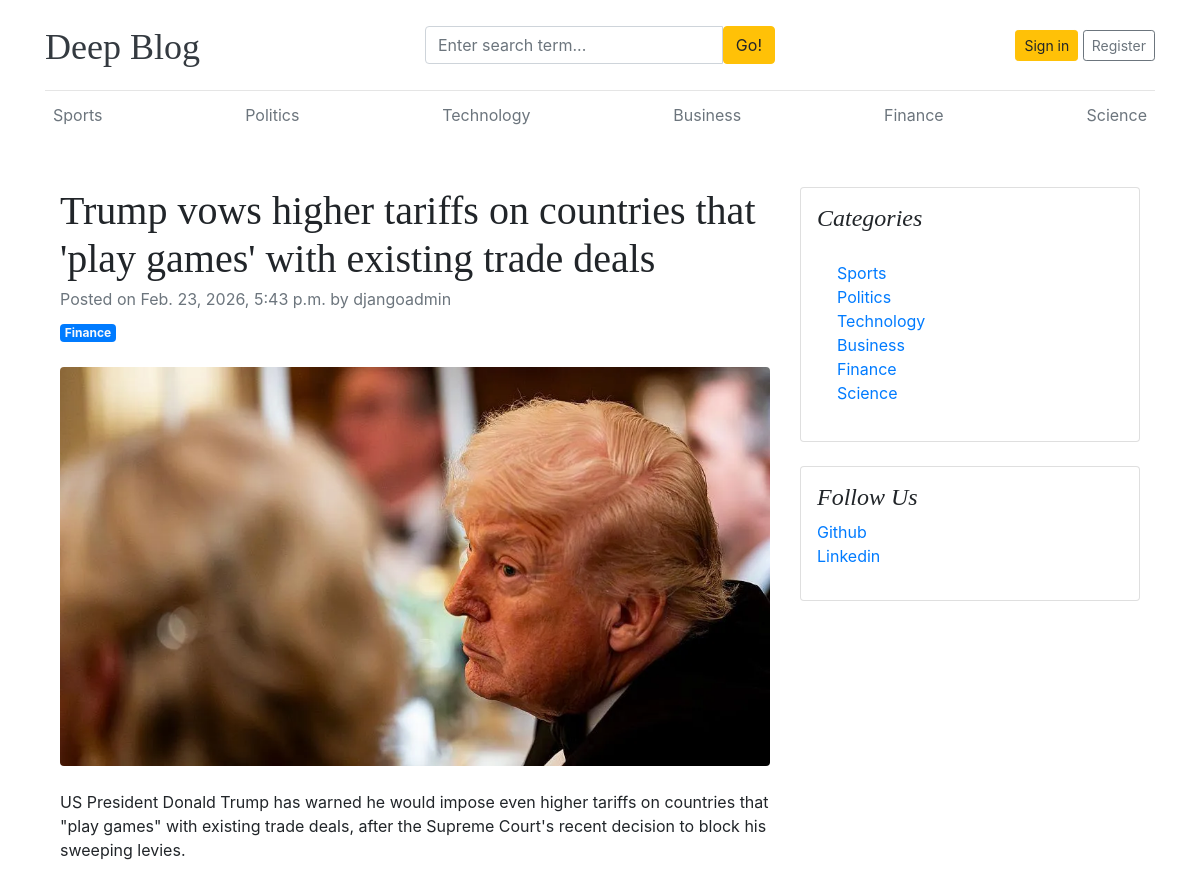
The app's page /blogs/trump-vows-higher-tariffs-on-countries-that-play-games-with-existing-trade-deals/ (upper part), older data.
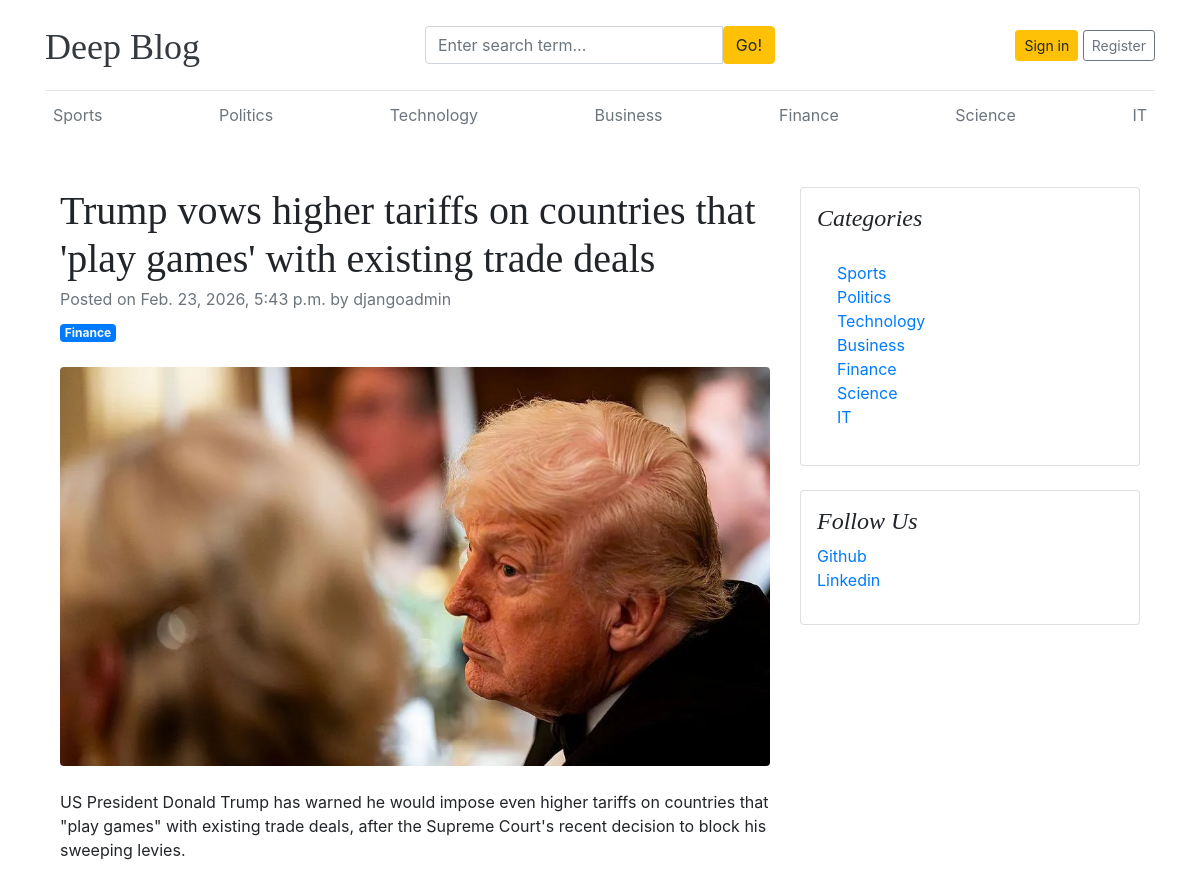
The same page, newer data.
### blogs/models.py (models this page shows)
class Category(models.Model):
    name = models.CharField(max_length=100, unique=True)
    created_at = models.DateTimeField(auto_now_add=True)
    updated_at = models.DateTimeField(auto_now=True)
    class Meta:
        verbose_name = 'Category'
        verbose_name_plural = 'Categories'
    def __str__(self):
        return self.name

### assign/models.py (models this page shows, shortened)
class SocialLink(models.Model):
    platform = models.CharField(max_length=25)
    link = models.URLField(max_length=100)
    created_at = models.DateTimeField(auto_now_add=True)
    updated_at = models.DateTimeField(auto_now=True)
    class Meta:
        verbose_name = 'SocialLink'
        verbose_name_plural = 'SocialLink'

### blogs/views.py (the view, shortened to what this page needs)
# urls.py: path('blogs/<slug:slug>/', post_detail, name='post_detail'),
def post_detail(request, slug):
    single_blog = get_object_or_404(Blog, slug=slug, status="Published")
    comments = Comment.objects.filter(blog=single_blog).order_by('-created_at')
    comment_count = comments.count()
    form = CommentForm()
    context = {
        'single_blog': single_blog,
        'categories': Category.objects.all(),
        'comments': comments,
        'comment_count': comment_count,
        'form': form,
    }
    return render(request, 'post_detail.html', context)

### blogs/forms.py
class CommentForm(forms.ModelForm):
    class Meta:
        model = Comment
        fields = ('comment',)
        widgets = {
            'comment': forms.Textarea(attrs={'class': 'form-control', 'placeholder': 'Leave a comment...', 'rows': 3}),
        }

### blogs/context_processors.py (called while the page is built)
def get_all_categories(request):
    categories = Category.objects.all()
    return dict(categories=categories)

def get_social_links(request):
    social_links = SocialLink.objects.all()
    return dict(social_links=social_links)

### templates/post_detail.html (shortened to what this page needs)
{% extends 'base.html' %}
{% block content %}
<div class="container mt-5">
    <div class="row">
        <div class="col-lg-8">
            <article>
                <header class="mb-4">
                    <h1 class="fw-bolder mb-1">{{single_blog.title}}</h1>
                    <div class="text-muted fst-italic mb-2">Posted on {{single_blog.created_at}} by
                        {{single_blog.author}}</div>
                    <a class="badge bg-primary text-decoration-none text-light" href="#!">{{single_blog.category}}</a>
                </header>
                <figure class="mb-4"><img class="img-fluid rounded" src="{{single_blog.featured_image.url}}"
                        alt="..." /></figure>
                <section class="mb-5">
                    <p class="fs-5 mb-4">{{single_blog.short_description}}</p>
                </section>
            </article>
        </div>
        <div class="col-lg-4">
            <div class="card mb-4 p-3">
                <h4 class="font-italic">Categories</h4>
                <div class="card-body">
                    <div class="row">
                        <div class="col-sm-6">
                            <ul class="list-unstyled mb-0">
                                {% for cat in categories %}
                                <li><a href="{% url 'posts_by_category' cat.id %}">{{cat.name}}</a></li>
                                {% endfor %}
                            </ul>
                        </div>
                    </div>
                </div>
            </div>
            <div class="card mb-4 p-3">
                <h4 class="font-italic">Follow Us</h4>
                <ol class="list-unstyled">
                    {% for link in social_links %}
                    <li><a href="{{link.link}}">{{link.platform}}</a></li>
                    {% endfor %}
                </ol>
            </div>
        </div>
    </div>
</div>
{% endblock %}

### templates/base.html (shortened to what this page needs)
{% load static %}
<!DOCTYPE html>
<html lang="en">
<head>
    <link href="https://getbootstrap.com/docs/4.0/dist/css/bootstrap.min.css" rel="stylesheet">
    <link href="{% static 'css/blog.css' %}" rel="stylesheet">
    <link rel="stylesheet" href="https://cdnjs.cloudflare.com/ajax/libs/font-awesome/4.7.0/css/font-awesome.min.css">
</head>
<body>
    <div class="container">
        <header class="blog-header py-3">
            <div class="row flex-nowrap justify-content-between align-items-center">
                <div class="col-4 pt-1">
                    <a class="blog-header-logo text-dark" href="/">Deep Blog</a>
                </div>
                <div class="col-4">
                    <form action="{% url 'search' %}" method="get">
                        <div class="input-group">
                        <input class="form-control" type="text" placeholder="Enter search term..." aria-label="Enter search term..." aria-describedby="button-search" name="keyword" />
                        <button type="submit" class="btn btn-warning" id="button-search">Go!</button>
                    </div>
                    </form>
                </div>
                <div class="col-4 d-flex justify-content-end align-items-center">
                    {% if not user.is_authenticated %}
                    <a class="btn btn-sm btn-warning" href="{% url 'login' %}">Sign in</a> &nbsp;
                    <a class="btn btn-sm btn-outline-secondary" href="{% url 'register' %}">Register</a>
                    {% else %}
                    <span><a href="{% url 'dashboard' %}">Dashboard</a></span>
                    &emsp;
                    <span><a href="{% url 'logout' %}"> Logout </a></span>
                    {% endif %}
                </div>
            </div>
        </header>
        <div class="nav-scroller py-1 mb-2">
            <nav class="nav d-flex justify-content-between">
                {% for category in categories %}
                <a class="p-2 text-muted" href="{% url 'posts_by_category' category.id %}">{{ category.name }}</a>
                {% endfor %}
            </nav>
        </div>
{% block content %}
{% endblock %}

Row changes from the older to the newer data that the page shows:
added Category: name "IT"
